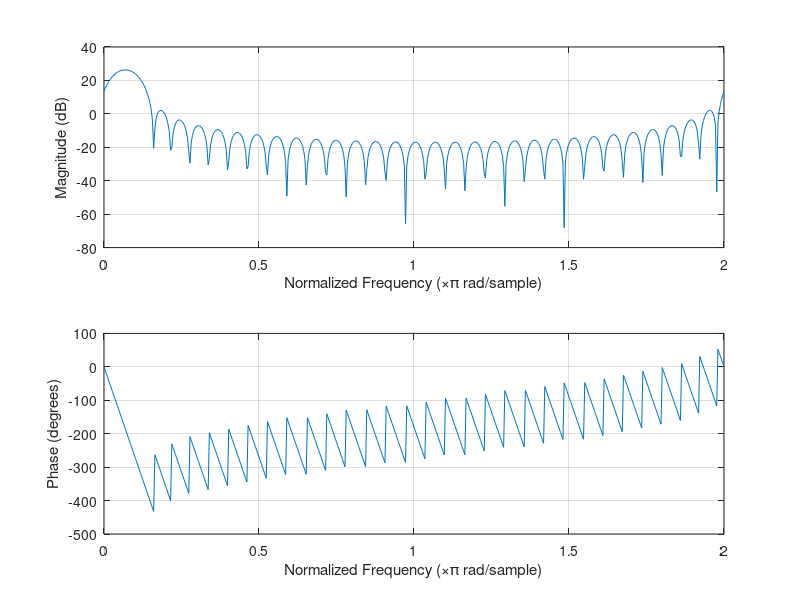
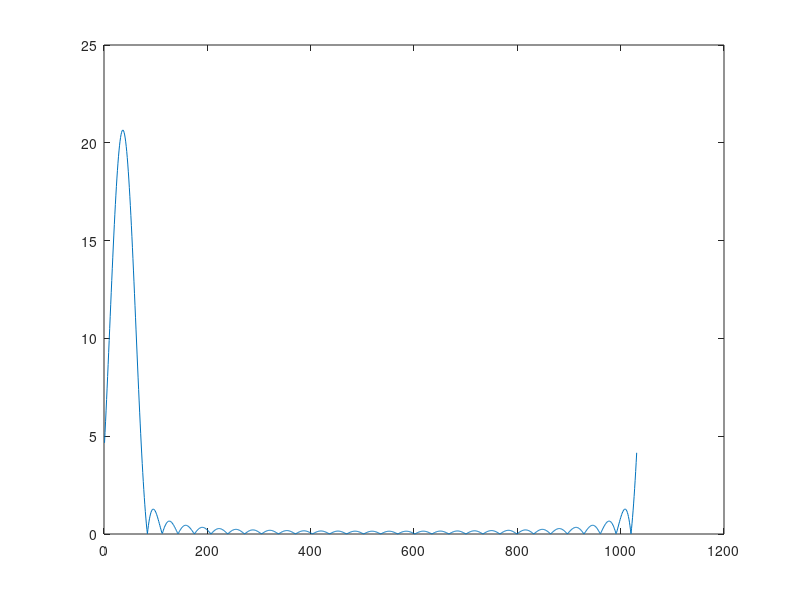

These figures' MATLAB source, in order:
% MATLAB or Octave script to design the SSB filter used in tests

firlen = 31;
clow = 300;
chigh = 3000;
fs = 48000;

cbw = (chigh-clow);
ccenter = (clow+chigh)/2;

%f1 = fir1(firlen-1,cbw / fs);
t = (1:firlen) - ((firlen+1)/2);
f1 = sinc((cbw / fs) * t);
f = f1 .* exp((2j*pi * ccenter/fs) * t);
%f = f1;

figure(1);
freqz(f);

figure(2);
plot(abs(fft(horzcat(f, zeros(1,1000)))));

f = 32767*f;

strreal = ''
strimag = ''
for v = f
  strreal = horzcat(strreal,',',int2str(real(v)));
  strimag = horzcat(strimag,',',int2str(imag(v)));
end
strreal(2:end)
strimag(2:end)
